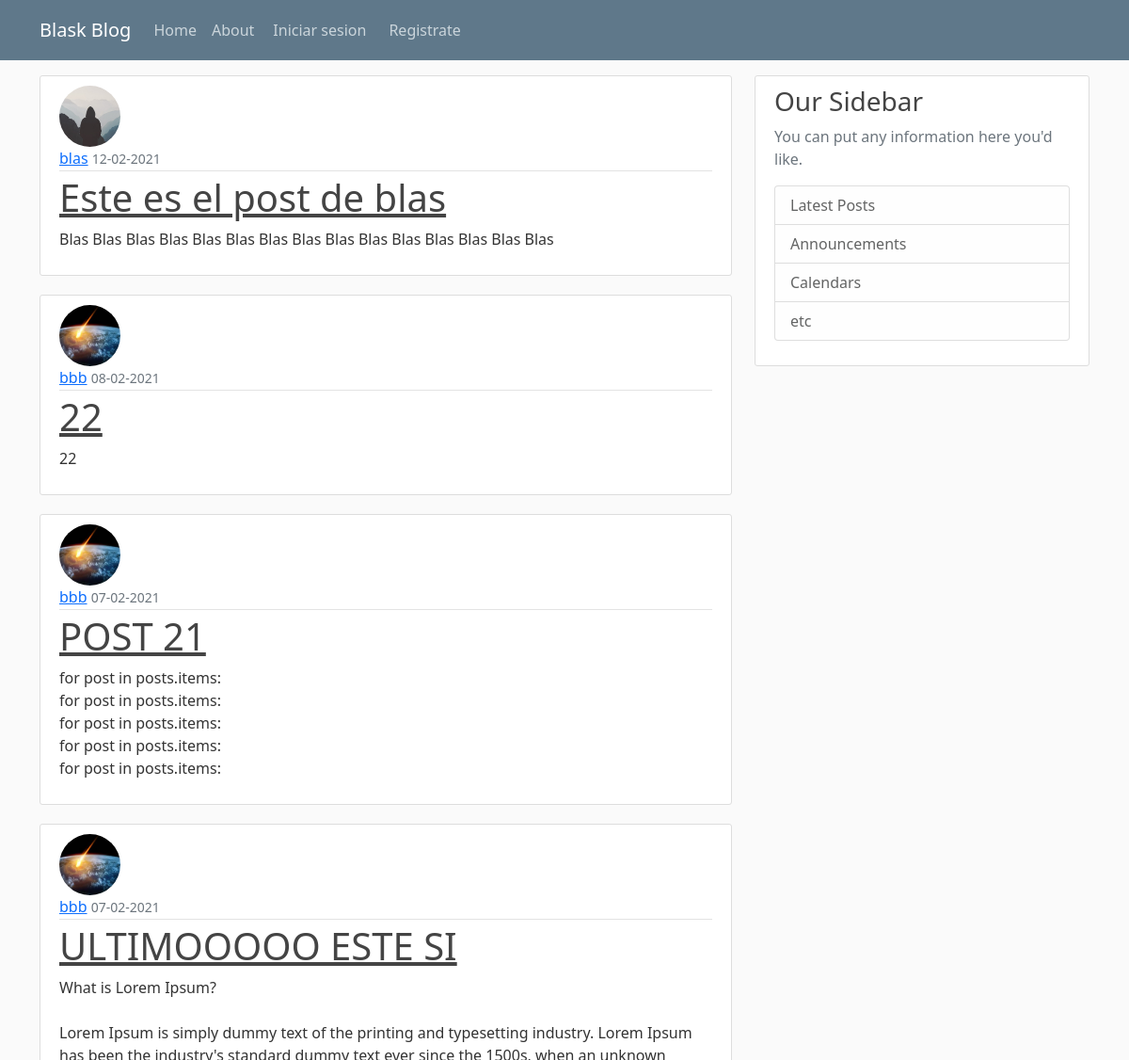
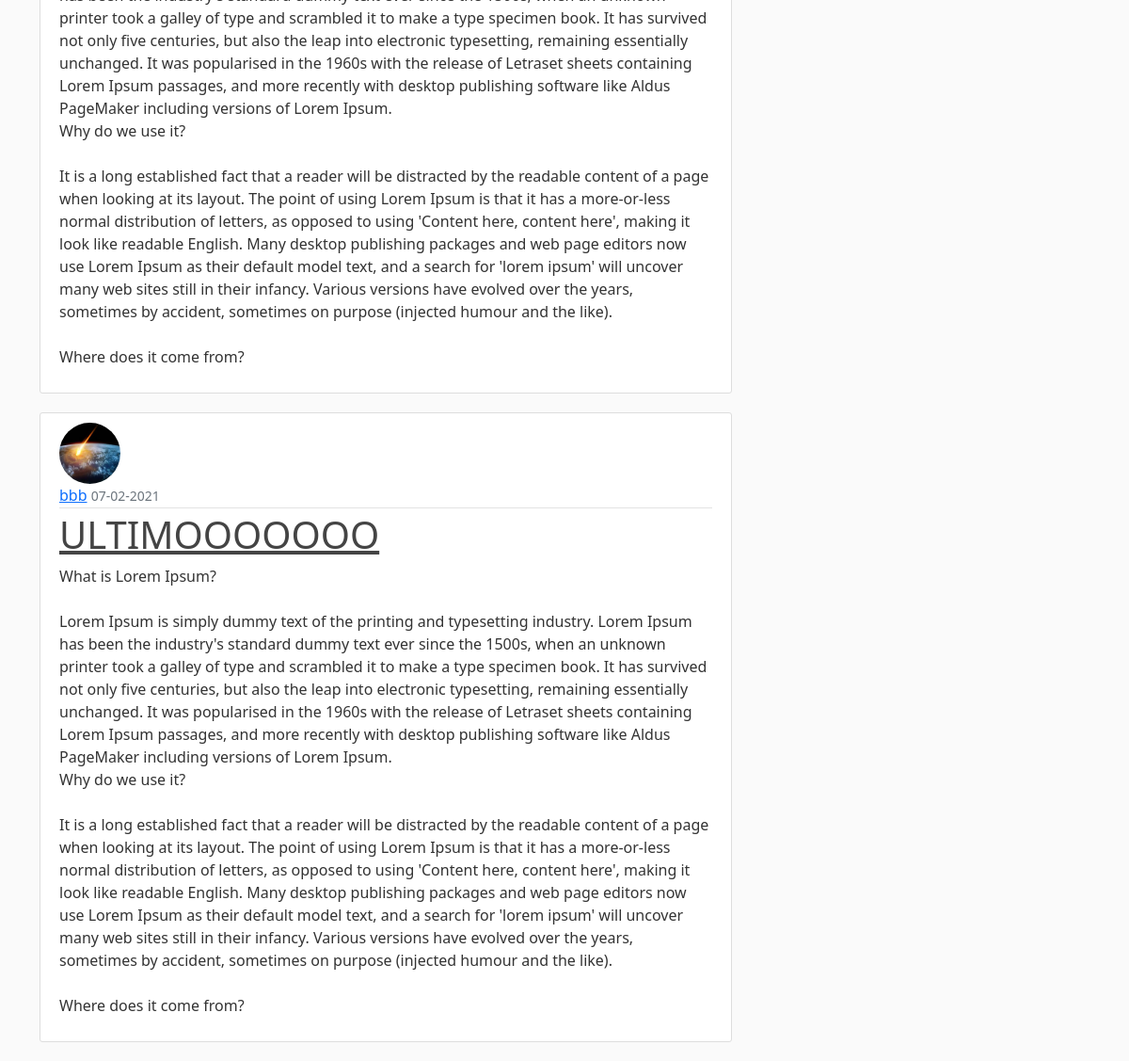
The page /home on the database its author committed (2 pictures, top to bottom).
### flaskblog/models.py (models this page shows, shortened)
class Post(db.Model):
	id = db.Column(db.Integer, primary_key=True)
	title = db.Column(db.String(100), nullable=False)
	date_posted = db.Column(db.DateTime, nullable=False, default=datetime.utcnow)
	content = db.Column(db.Text, nullable=False)
	user_id = db.Column(db.Integer, db.ForeignKey('user.id'), nullable=False)

class User(db.Model, UserMixin):
	id = db.Column(db.Integer, primary_key=True)
	username = db.Column(db.String(20), unique=True, nullable=False)
	email = db.Column(db.String(120), unique=True, nullable=False)
	image_file = db.Column(db.String(20), nullable=False, default='default.jpg')
	password = db.Column(db.String(60), nullable=False)
	posts = db.relationship('Post', backref=db.backref('author', lazy=True)) # o lazy dynamic

### flaskblog/routes.py (the view)
@app.route('/')
@app.route('/home')
def home():
	page = request.args.get('page', 1, type=int)
	posts = Post.query.order_by(Post.date_posted.desc()).paginate(page=page, per_page=5)
	return render_template('home.html', posts=posts)

### flaskblog/templates/home.html
{% extends "layout.html" %}
{% block content %}
	{% for post in posts %}
		<article class="media content-section">
			<img class="rounded-circle article-img" src="{{ url_for('static', filename='profile_pics/' + post.author.image_file) }}">
		  	<div class="media-body">
		    	<div class="article-metadata">
		      		<a class="mr-2" href="#">{{ post.author.username }}</a>
		      		<small class="text-muted">{{ post.date_posted.strftime('%d-%m-%Y') }}</small>
		    	</div>
		    	<h1><a class="article-title" href="{{ url_for('post', post_id=post.id) }}">{{ post.title }}</a></h1>
		    	<p class="article-content">{{ post.content }}</p>
		  	</div>
		</article>
	{% endfor %}
{% endblock content %}

### flaskblog/templates/layout.html (shortened to what this page needs)
<!DOCTYPE html>
<html>
<head>
	<link href="https://cdn.jsdelivr.net/npm/bootstrap@5.0.0-beta1/dist/css/bootstrap.min.css" rel="stylesheet">
    <link rel="stylesheet" type="text/css" href="{{ url_for('static', filename='main.css') }}">
</head>
<body>
	<header class="site-header">
	  <nav class="navbar navbar-expand-md navbar-dark bg-steel fixed-top">
	    <div class="container">
	      <a class="navbar-brand mr-4" href="/">Blask Blog</a>
	      <div class="collapse navbar-collapse" id="navbarToggle">
	        <div class="navbar-nav mr-auto">
	          <a class="nav-item nav-link" href="{{ url_for('home')}}">Home</a>
	          <a class="nav-item nav-link" href="{{ url_for('about')}}">About</a>
	        </div>
	        <div class="navbar-nav">
	        	{% if current_user.is_authenticated %}
	        		<a class="nav-item nav-link m-1" href="{{ url_for('new_post')}}">Nuevo Post</a>
	        		<a class="nav-item nav-link m-1" href="{{ url_for('account')}}">Mi cuenta</a>
	        		<a class="nav-item nav-link m-1" href="{{ url_for('logout')}}">Cerrar sesion</a>
	        	{% else %}
		          	<a class="nav-item nav-link m-1" href="{{ url_for('login')}}">Iniciar sesion</a>
		          	<a class="nav-item nav-link m-1" href="{{ url_for('register')}}">Registrate</a>
		        {% endif %}
	        </div>
	      </div>
	    </div>
	  </nav>
	</header>
	<main role="main" class="container">
	  <div class="row">
	    <div class="col-md-8">
	    	{% block content %}{% endblock %}
	    </div>
	    <div class="col-md-4">
	      <div class="content-section">
	        <h3>Our Sidebar</h3>
	        <p class='text-muted'>You can put any information here you'd like.
	          <ul class="list-group">
	            <li class="list-group-item list-group-item-light">Latest Posts</li>
	            <li class="list-group-item list-group-item-light">Announcements</li>
	            <li class="list-group-item list-group-item-light">Calendars</li>
	            <li class="list-group-item list-group-item-light">etc</li>
	          </ul>
	        </p>
	      </div>
	    </div>
	  </div>
	</main>
</body>
</html>

### flaskblog/static/main.css (style rules this page uses)
body { background: #fafafa; color: #333333; margin-top: 5rem; }
h1, h2, h3, h4, h5, h6 { color: #444444; }
.bg-steel { background-color: #5f788a; }
.site-header .navbar-nav .nav-link { color: #cbd5db; }
.content-section { background: #ffffff; padding: 10px 20px; border: 1px solid #dddddd; border-radius: 3px; margin-bottom: 20px; }
.article-title { color: #444444; }
.article-content { white-space: pre-line; }
.article-img { height: 65px; width: 65px; margin-right: 16px; }
.article-metadata { padding-bottom: 1px; margin-bottom: 4px; border-bottom: 1px solid #e3e3e3 }

### rows shown on the page
Post: image_file (placeholder picture), author.username "blas", date_posted "12-02-2021", title "Este es el post de blas", content "Blas Blas Blas Blas Blas Blas Blas Blas Blas Blas Blas Blas Blas Blas Blas"
Post: image_file (picture), author.username "bbb", date_posted "08-02-2021", title "22", content "22"
Post: image_file (picture), author.username "bbb", date_posted "07-02-2021", title "POST 21", content "for post in posts.items: for post in posts.items: for post in posts.items: for post in posts.items: for post in posts.items:"
Post: image_file (picture), author.username "bbb", date_posted "07-02-2021", title "ULTIMOOOOO ESTE SI", content "What is Lorem Ipsum? Lorem Ipsum is simply dummy text of the printing and typesetting industry. Lorem Ipsum has been the industry's standard dummy text ever since the 1500s, when an unknown printer took a galley of type and scrambled it to make a type specimen book. It has survived not only five centuries, but also the leap into electronic typesetting, remaining essentially unchanged. It was popularised in the 1960s with the release of Letraset sheets containing Lorem Ipsum passages, and more recently with desktop publishing software like Aldus PageMaker including versions of Lorem Ipsum. Why do we use it? It is a long established fact that a reader will be distracted by the readable…"
Post: image_file (picture), author.username "bbb", date_posted "07-02-2021", title "ULTIMOOOOOOO", content "What is Lorem Ipsum? Lorem Ipsum is simply dummy text of the printing and typesetting industry. Lorem Ipsum has been the industry's standard dummy text ever since the 1500s, when an unknown printer took a galley of type and scrambled it to make a type specimen book. It has survived not only five centuries, but also the leap into electronic typesetting, remaining essentially unchanged. It was popularised in the 1960s with the release of Letraset sheets containing Lorem Ipsum passages, and more recently with desktop publishing software like Aldus PageMaker including versions of Lorem Ipsum. Why do we use it? It is a long established fact that a reader will be distracted by the readable…"
